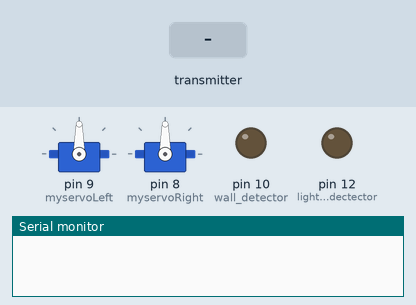
Simulated run of this sketch. Board: Arduino Uno, built with avr-gcc and run on an emulated ATmega328P. On the bench: 2 × servo, output pins drawn as LEDs (lit = HIGH), the last lines printed to the serial monitor. Inputs (shaded band) come from the test bench. No radio packets arrive unless stated.

Above: at 2.2 s.
2.3 s: the transmitter starts sending received_signal = 0
At 2.9 s:
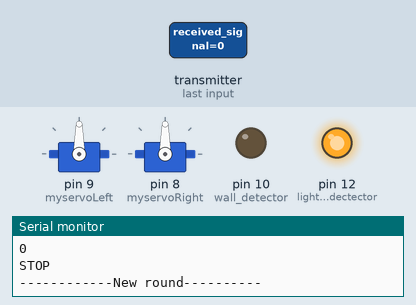
3.8 s: the transmitter starts sending received_signal = 64
At 4.1 s:
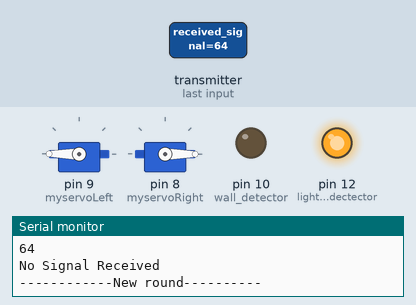
Timing chart, 0 to 6.8 s (numbered marks = the images above; inputs shaded):
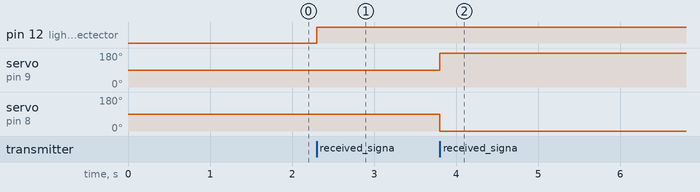

Measured:
- after the input at 2.3 s, pin 12 (lightsource_dectector): LOW → HIGH at once
- after the input at 3.8 s, servo on pin 9 (myservoLeft): 90° → 180° at once; servo on pin 8 (myservoRight): 90° → 0° at once

The sketch:

lifi_receiver.ino
```cpp
#include <Servo.h>  //motor program
#include <SPI.h>    // Serial Peripheral Interface bus library
#include "RF24.h"   // Library for nRF24L01s

bool radioNumber = 0;
RF24 radio(2, 3);  // For Arduino Micro
byte addresses[][6] = {"1Node", "2Node"};
bool role = 0; // Local state variable that controls whether this node is sending 1 or receiving 0

const int kDelay = 20;

Servo myservoLeft;  // create servo object to control a servo
Servo myservoRight;  // create servo object to control a servo
// twelve servo objects can be created on most boards

int leftSpeed = 0;    // variable to store the servo position
int rightSpeed = 0;
int go = 0;

void setup() {
  myservoLeft.attach(9);  // attaches the servo on pin 9 to the servo object
  myservoRight.attach(8);  // attaches the servo on pin 8 to the servo object
  pinMode(12, OUTPUT); // lightsource dectector
  pinMode(10, OUTPUT); // wall detector
  Serial.begin(115200);

  radio.begin();
  radio.setPALevel(RF24_PA_LOW); // Set the Power Level low
  radio.setDataRate(RF24_250KBPS); // Set radio rate and channel
  radio.setChannel(100);  // Set the channel (Frequency): 108 = 2.508 GHz (above WiFi)
  radio.setPayloadSize(8);
  // Open a writing and reading pipe on each radio, with opposite addresses
  radio.openWritingPipe(addresses[0]);
  radio.openReadingPipe(1, addresses[1]);

  delay(1000);  // Pause briefly to let everything "settle"

  radio.startListening();  // Start the radio listening for data


  digitalWrite(12, LOW);
  digitalWrite(10, LOW);
}

void loop() {
  /****************** Receiving of Radio Transmission ***************************/
  byte received_signal = 0;

  radio.startListening();  // Start the radio listening for data
//  if (radio.available()) {                // Variable for the received timestamp
    while (!radio.available()) {
      delay(1);
   }
   radio.read(&received_signal, sizeof(byte));  // Get the payload
   Serial.println((received_signal));
//  }
//  radio.stopListening();  // Start the radio listening for data

  leftSpeed = 180;
  rightSpeed = 0;
  myservoLeft.attach(9);
  myservoRight.attach(8);

  if (received_signal == 0) {
    myservoLeft.detach();
    myservoRight.detach();
    digitalWrite(12, HIGH);
    digitalWrite(10, LOW);
    go = 0;
    Serial.println("STOP");
  } else if (received_signal == 1) {
      Serial.println("Forward");
      leftSpeed = 180;
      rightSpeed = 0;
      digitalWrite(12, LOW);
      digitalWrite(10, HIGH);
      go = 1;
   } else if (received_signal == 2) {
      Serial.println("Backward");
      leftSpeed = 0;
      rightSpeed = 180;
      digitalWrite(12, HIGH);
      digitalWrite(10, HIGH);
      go = 1;
    } else if (received_signal == 3) {
      Serial.println("Turn Left");
      leftSpeed = 0;
      rightSpeed = 0;
      digitalWrite(12, LOW);
      digitalWrite(10, LOW);
      go = 1;
    } else if (received_signal == 4) {
      Serial.println("Turn Right");
      rightSpeed = 180;
      leftSpeed = 180;
      digitalWrite(12, LOW);
      digitalWrite(10, LOW);
      go = 1;
    } else {
      Serial.println("No Signal Received");
    }
    myservoLeft.write(leftSpeed);
    myservoRight.write(rightSpeed);

  Serial.println("------------New round----------");

  delay(kDelay);
}
```
